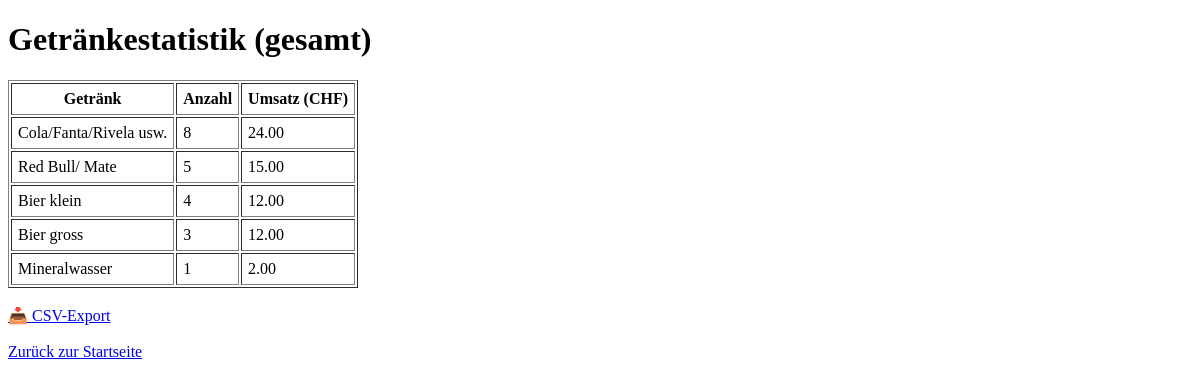
The app's page /auswertung/getraenkestatistik, older data.
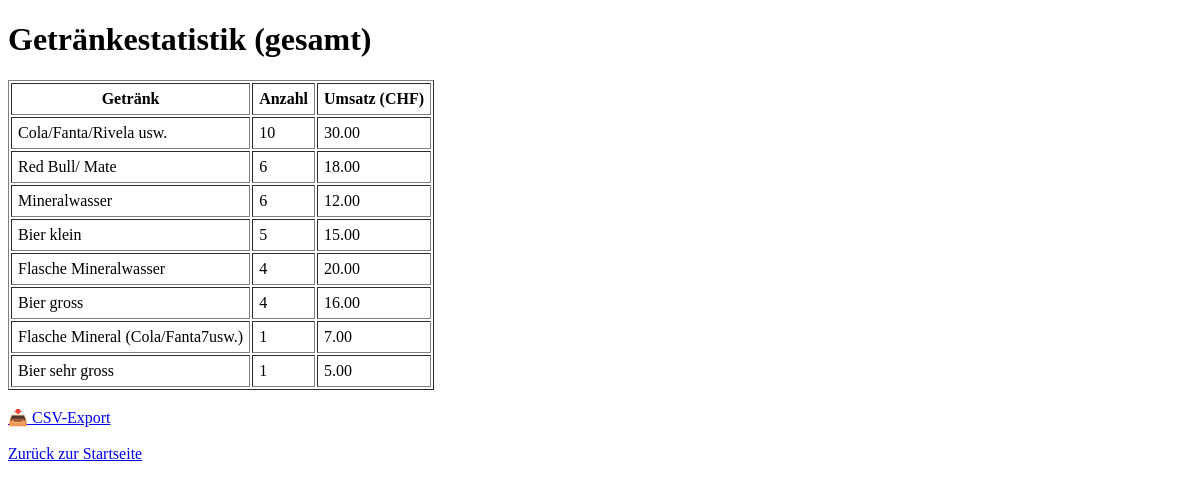
The same page, newer data.
### app/models.py (models this page shows)
class Getraenk(db.Model):
    id = db.Column(db.Integer, primary_key=True)
    name = db.Column(db.String(100), nullable=False)
    preis = db.Column(db.Float, nullable=False)
    kategorie = db.Column(db.String(50), nullable=False)

### app/routes.py (the view)
@app.route("/auswertung/getraenkestatistik")
def getraenkestatistik():
    daten = (
        db.session.query(Getraenk.name, func.count(Verkauf.id), func.sum(Getraenk.preis))
        .join(Verkauf, Verkauf.getraenk_id == Getraenk.id)
        .group_by(Getraenk.id)
        .order_by(func.count(Verkauf.id).desc())
        .all()
    )
    return render_template("getraenkestatistik.html", daten=daten)

### app/templates/getraenkestatistik.html (shortened to what this page needs)
<!DOCTYPE html>
<html lang="de">
<head>
</head>
<body>
    <h1>Getränkestatistik (gesamt)</h1>
    <table border="1" cellpadding="6">
        <tr>
            <th>Getränk</th>
            <th>Anzahl</th>
            <th>Umsatz (CHF)</th>
        </tr>
        {% for name, anzahl, betrag in daten %}
        <tr>
            <td>{{ name }}</td>
            <td>{{ anzahl }}</td>
            <td>{{ "%.2f"|format(betrag) }}</td>
        </tr>
        {% endfor %}
    </table>
    <br>
    <a href="{{ url_for('export_getraenkestatistik_csv') }}">📥 CSV-Export</a>
    <br><br>
    <a href="{{ url_for('index') }}">Zurück zur Startseite</a>
</body>
</html>

Row changes from the older to the newer data that the page shows:
computed for Getraenk "Cola/Fanta/Rivela usw.": anzahl "8" → "10"; betrag "24.00" → "30.00"
computed for Getraenk "Red Bull/ Mate": id "5" → "6"; betrag "15.00" → "18.00"
shown differently, row unchanged: Getraenk "Mineralwasser": anzahl "1" → "6"; preis "2.00" → "12.00"; moves up the list
computed for Getraenk "Bier klein": anzahl "4" → "5"; betrag "12.00" → "15.00"
added Getraenk: name "Flasche Mineralwasser", anzahl "4", betrag "20.00"
computed for Getraenk "Bier gross": anzahl "3" → "4"; betrag "12.00" → "16.00"
added Getraenk: name "Flasche Mineral (Cola/Fanta7usw.)", anzahl "1", betrag "7.00"
added Getraenk: name "Bier sehr gross", anzahl "1", preis "5.00"
